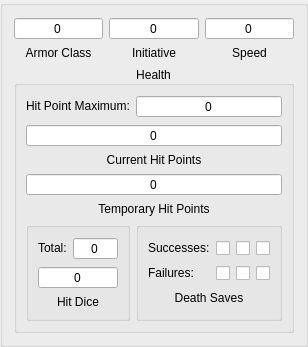
      <widget class="QGroupBox" name="combatStatsBox">
       <property name="sizePolicy">
        <sizepolicy hsizetype="Preferred" vsizetype="Maximum">
         <horstretch>0</horstretch>
         <verstretch>0</verstretch>
        </sizepolicy>
       </property>
       <layout class="QGridLayout" name="combatStats">
        <item row="1" column="1">
         <widget class="QLabel" name="initiativeLabel">
          <property name="sizePolicy">
           <sizepolicy hsizetype="Preferred" vsizetype="Maximum">
            <horstretch>0</horstretch>
            <verstretch>0</verstretch>
           </sizepolicy>
          </property>
          <property name="text">
           <string>Initiative</string>
          </property>
          <property name="alignment">
           <set>Qt::AlignCenter</set>
          </property>
         </widget>
        </item>
        <item row="0" column="0">
         <widget class="QSpinBox" name="armorClass">
          <property name="alignment">
           <set>Qt::AlignCenter</set>
          </property>
          <property name="buttonSymbols">
           <enum>QAbstractSpinBox::NoButtons</enum>
          </property>
         </widget>
        </item>
        <item row="1" column="2">
         <widget class="QLabel" name="speedLabel">
          <property name="sizePolicy">
           <sizepolicy hsizetype="Preferred" vsizetype="Maximum">
            <horstretch>0</horstretch>
            <verstretch>0</verstretch>
           </sizepolicy>
          </property>
          <property name="text">
           <string>Speed</string>
          </property>
          <property name="alignment">
           <set>Qt::AlignCenter</set>
          </property>
         </widget>
        </item>
        <item row="0" column="1">
         <widget class="QSpinBox" name="initiative">
          <property name="alignment">
           <set>Qt::AlignCenter</set>
          </property>
          <property name="buttonSymbols">
           <enum>QAbstractSpinBox::NoButtons</enum>
          </property>
          <property name="minimum">
           <number>-20</number>
          </property>
         </widget>
        </item>
        <item row="2" column="0" colspan="3">
         <widget class="QGroupBox" name="currentHealthBox">
          <property name="title">
           <string>Health</string>
          </property>
          <property name="alignment">
           <set>Qt::AlignCenter</set>
          </property>
          <layout class="QVBoxLayout" name="healthLayout">
           <item>
            <layout class="QGridLayout" name="currentHealthLayout">
             <item row="3" column="0" colspan="2">
              <widget class="QSpinBox" name="temporaryHP">
               <property name="alignment">
                <set>Qt::AlignCenter</set>
               </property>
               <property name="buttonSymbols">
                <enum>QAbstractSpinBox::NoButtons</enum>
               </property>
              </widget>
             </item>
             <item row="0" column="0">
              <widget class="QLabel" name="maxHPLabel">
               <property name="sizePolicy">
                <sizepolicy hsizetype="Preferred" vsizetype="Maximum">
                 <horstretch>0</horstretch>
                 <verstretch>0</verstretch>
                </sizepolicy>
               </property>
               <property name="text">
                <string>Hit Point Maximum:</string>
               </property>
              </widget>
             </item>
             <item row="5" column="0">
              <widget class="QGroupBox" name="hitDiceBox">
               <layout class="QGridLayout" name="hitDiceLayout">
                <item row="0" column="0">
                 <widget class="QLabel" name="hitDiceMaxLabel">
                  <property name="sizePolicy">
                   <sizepolicy hsizetype="Maximum" vsizetype="Maximum">
                    <horstretch>0</horstretch>
                    <verstretch>0</verstretch>
                   </sizepolicy>
                  </property>
                  <property name="text">
                   <string>Total:</string>
                  </property>
                 </widget>
                </item>
                <item row="1" column="0" colspan="2">
                 <widget class="QSpinBox" name="hitDice">
                  <property name="sizePolicy">
                   <sizepolicy hsizetype="Minimum" vsizetype="Maximum">
                    <horstretch>0</horstretch>
                    <verstretch>0</verstretch>
                   </sizepolicy>
                  </property>
                  <property name="alignment">
                   <set>Qt::AlignCenter</set>
                  </property>
                  <property name="buttonSymbols">
                   <enum>QAbstractSpinBox::NoButtons</enum>
                  </property>
                 </widget>
                </item>
                <item row="0" column="1">
                 <widget class="QSpinBox" name="hitDiceMax">
                  <property name="sizePolicy">
                   <sizepolicy hsizetype="Minimum" vsizetype="Maximum">
                    <horstretch>0</horstretch>
                    <verstretch>0</verstretch>
                   </sizepolicy>
                  </property>
                  <property name="alignment">
                   <set>Qt::AlignCenter</set>
                  </property>
                  <property name="buttonSymbols">
                   <enum>QAbstractSpinBox::NoButtons</enum>
                  </property>
                 </widget>
                </item>
                <item row="2" column="0" colspan="2">
                 <widget class="QLabel" name="hitDiceLabel">
                  <property name="sizePolicy">
                   <sizepolicy hsizetype="Preferred" vsizetype="Maximum">
                    <horstretch>0</horstretch>
                    <verstretch>0</verstretch>
                   </sizepolicy>
                  </property>
                  <property name="text">
                   <string>Hit Dice</string>
                  </property>
                  <property name="alignment">
                   <set>Qt::AlignCenter</set>
                  </property>
                 </widget>
                </item>
               </layout>
              </widget>
             </item>
             <item row="5" column="1">
              <widget class="QGroupBox" name="deathSavesBox">
               <layout class="QGridLayout" name="deathSavesLayout">
                <item row="0" column="0">
                 <widget class="QLabel" name="deathSavesSuccessesLabel">
                  <property name="sizePolicy">
                   <sizepolicy hsizetype="Maximum" vsizetype="Maximum">
                    <horstretch>0</horstretch>
                    <verstretch>0</verstretch>
                   </sizepolicy>
                  </property>
                  <property name="text">
                   <string>Successes:</string>
                  </property>
                 </widget>
                </item>
                <item row="1" column="0">
                 <widget class="QLabel" name="deathSavesFailuresLabel">
                  <property name="sizePolicy">
                   <sizepolicy hsizetype="Maximum" vsizetype="Maximum">
                    <horstretch>0</horstretch>
                    <verstretch>0</verstretch>
                   </sizepolicy>
                  </property>
                  <property name="text">
                   <string>Failures:</string>
                  </property>
                 </widget>
                </item>
                <item row="2" column="0" colspan="4">
                 <widget class="QLabel" name="deathSavesLabel">
                  <property name="sizePolicy">
                   <sizepolicy hsizetype="Preferred" vsizetype="Maximum">
                    <horstretch>0</horstretch>
                    <verstretch>0</verstretch>
                   </sizepolicy>
                  </property>
                  <property name="text">
                   <string>Death Saves</string>
                  </property>
                  <property name="alignment">
                   <set>Qt::AlignCenter</set>
                  </property>
                 </widget>
                </item>
                <item row="0" column="3">
                 <widget class="QCheckBox" name="deathSavesSuccess_3">
                  <property name="sizePolicy">
                   <sizepolicy hsizetype="Maximum" vsizetype="Maximum">
                    <horstretch>0</horstretch>
                    <verstretch>0</verstretch>
                   </sizepolicy>
                  </property>
                  <property name="text">
                   <string/>
                  </property>
                 </widget>
                </item>
                <item row="1" column="3">
                 <widget class="QCheckBox" name="deathSavesFailure_3">
                  <property name="sizePolicy">
                   <sizepolicy hsizetype="Maximum" vsizetype="Maximum">
                    <horstretch>0</horstretch>
                    <verstretch>0</verstretch>
                   </sizepolicy>
                  </property>
                  <property name="text">
                   <string/>
                  </property>
                 </widget>
                </item>
                <item row="1" column="2">
                 <widget class="QCheckBox" name="deathSavesFailure_2">
                  <property name="sizePolicy">
                   <sizepolicy hsizetype="Maximum" vsizetype="Maximum">
                    <horstretch>0</horstretch>
                    <verstretch>0</verstretch>
                   </sizepolicy>
                  </property>
                  <property name="text">
                   <string/>
                  </property>
                 </widget>
                </item>
                <item row="1" column="1">
                 <widget class="QCheckBox" name="deathSavesFailure_1">
                  <property name="sizePolicy">
                   <sizepolicy hsizetype="Maximum" vsizetype="Maximum">
                    <horstretch>0</horstretch>
                    <verstretch>0</verstretch>
                   </sizepolicy>
                  </property>
                  <property name="text">
                   <string/>
                  </property>
                 </widget>
                </item>
                <item row="0" column="1">
                 <widget class="QCheckBox" name="deathSavesSuccess_1">
                  <property name="sizePolicy">
                   <sizepolicy hsizetype="Maximum" vsizetype="Maximum">
                    <horstretch>0</horstretch>
                    <verstretch>0</verstretch>
                   </sizepolicy>
                  </property>
                  <property name="text">
                   <string/>
                  </property>
                 </widget>
                </item>
                <item row="0" column="2">
                 <widget class="QCheckBox" name="deathSavesSuccess_2">
                  <property name="sizePolicy">
                   <sizepolicy hsizetype="Maximum" vsizetype="Maximum">
                    <horstretch>0</horstretch>
                    <verstretch>0</verstretch>
                   </sizepolicy>
                  </property>
                  <property name="text">
                   <string/>
                  </property>
                 </widget>
                </item>
               </layout>
              </widget>
             </item>
             <item row="2" column="0" colspan="2">
              <widget class="QLabel" name="currentHPLabel">
               <property name="sizePolicy">
                <sizepolicy hsizetype="Preferred" vsizetype="Maximum">
                 <horstretch>0</horstretch>
                 <verstretch>0</verstretch>
                </sizepolicy>
               </property>
               <property name="text">
                <string>Current Hit Points</string>
               </property>
               <property name="alignment">
                <set>Qt::AlignCenter</set>
               </property>
              </widget>
             </item>
             <item row="4" column="0" colspan="2">
              <widget class="QLabel" name="temporaryHPLabel">
               <property name="sizePolicy">
                <sizepolicy hsizetype="Preferred" vsizetype="Maximum">
                 <horstretch>0</horstretch>
                 <verstretch>0</verstretch>
                </sizepolicy>
               </property>
               <property name="text">
                <string>Temporary Hit Points</string>
               </property>
               <property name="alignment">
                <set>Qt::AlignCenter</set>
               </property>
              </widget>
             </item>
             <item row="0" column="1">
              <widget class="QSpinBox" name="maxHP">
               <property name="alignment">
                <set>Qt::AlignCenter</set>
               </property>
               <property name="buttonSymbols">
                <enum>QAbstractSpinBox::NoButtons</enum>
               </property>
              </widget>
             </item>
             <item row="1" column="0" colspan="2">
              <widget class="QSpinBox" name="currentHP">
               <property name="alignment">
                <set>Qt::AlignCenter</set>
               </property>
               <property name="buttonSymbols">
                <enum>QAbstractSpinBox::NoButtons</enum>
               </property>
              </widget>
             </item>
            </layout>
           </item>
          </layout>
         </widget>
        </item>
        <item row="0" column="2">
         <widget class="QSpinBox" name="speed">
          <property name="alignment">
           <set>Qt::AlignCenter</set>
          </property>
          <property name="buttonSymbols">
           <enum>QAbstractSpinBox::NoButtons</enum>
          </property>
         </widget>
        </item>
        <item row="1" column="0">
         <widget class="QLabel" name="armorClassLabel">
          <property name="sizePolicy">
           <sizepolicy hsizetype="Preferred" vsizetype="Maximum">
            <horstretch>0</horstretch>
            <verstretch>0</verstretch>
           </sizepolicy>
          </property>
          <property name="text">
           <string>Armor Class</string>
          </property>
          <property name="alignment">
           <set>Qt::AlignCenter</set>
          </property>
         </widget>
        </item>
       </layout>
      </widget>
